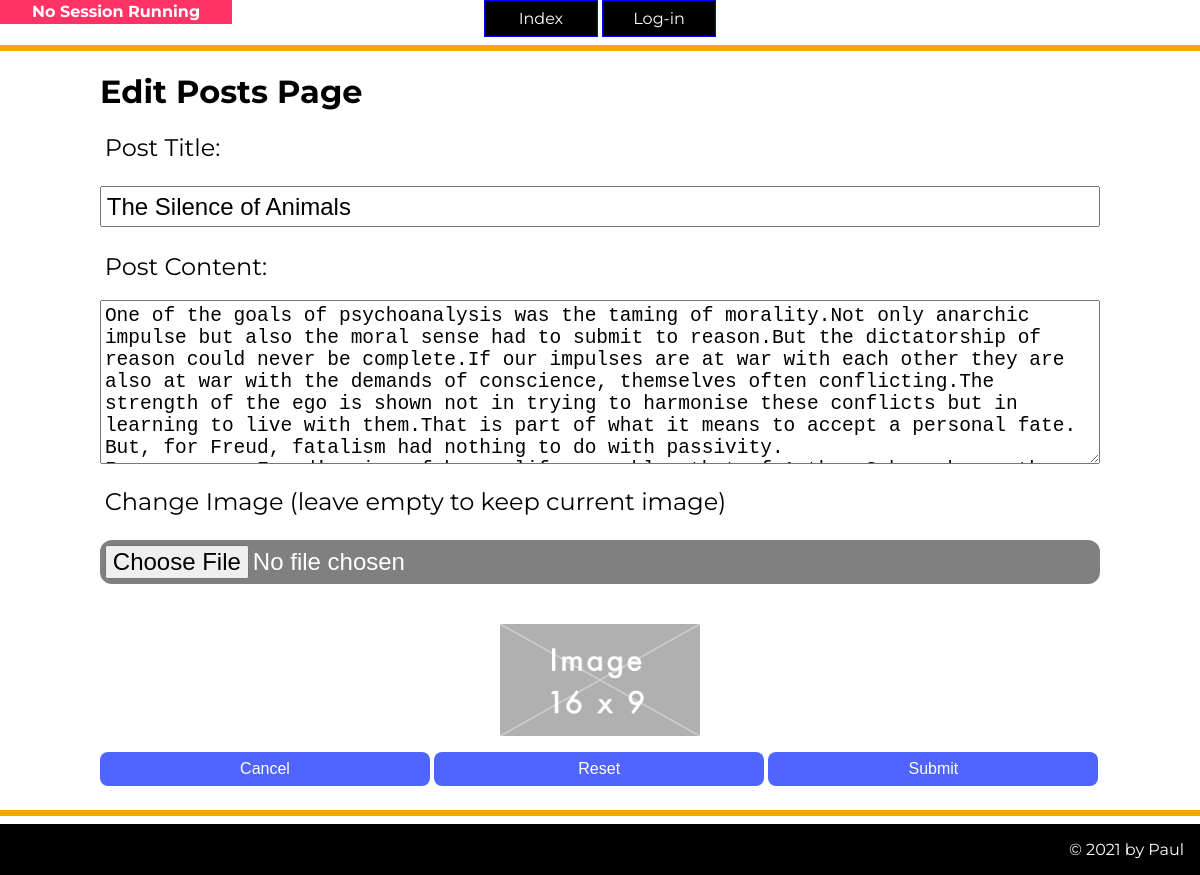
/editpost/1, run on an earlier commit of the app's database.
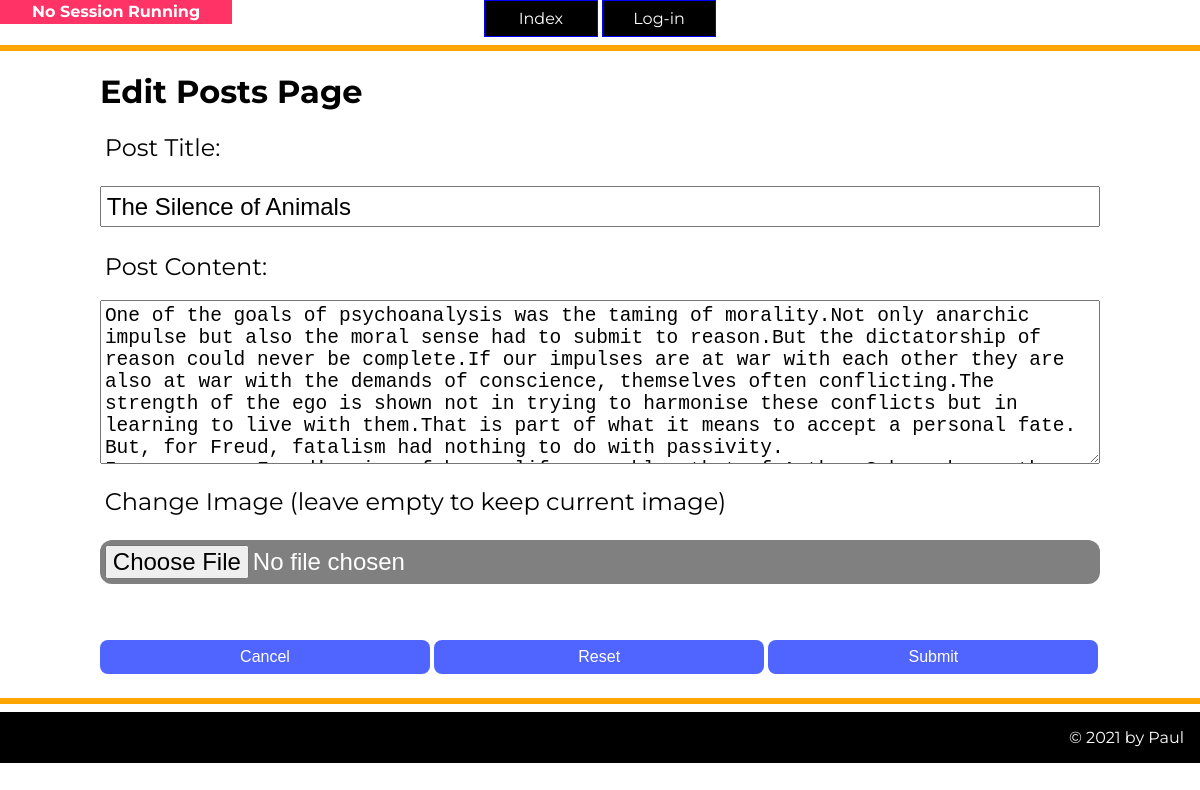
And on a later commit of the database.
### tables this page shows
CREATE TABLE post(
    id integer primary key autoincrement not null,
    title text not null,
    body text not null,
    user_id integer not null,
    created_at date not null,
    image text,
    alttext text,
    updated_at date,
    foreign key (user_id) references user(id)
);

### server.py (the view)
@app.route('/editpost/<post_id>', methods=['GET','POST'])
def editpost(post_id):
    sql = "select title, body, created_at, image from post where id= ?"
    values_tuple = tuple(post_id)
    result = run_search_query_tuples(sql, values_tuple, db_path)
    post_tuple = result[0]
    if request.method =='POST':
        title = request.form['title']
        content = request.form['content']
        f = request.files['file']
        if f.filename == "":
            sql="""
            UPDATE
            post
            SET
            title = ?, body = ?, updated_at = ?
            WHERE
            id = ?;
            """
            updated_at = pythondateNow_toSQLiteDate()
            update_tuple=(title,content,updated_at,post_id)
            run_commit_query(sql, update_tuple,db_path)
            return redirect( url_for('viewpost', post_id = post_id) )
        elif f.content_type in  ["image/jpeg", "image/png"]:
            sql="""
            UPDATE
            post
            SET
            title = ?, body = ?, updated_at = ?, image = ?, alttext =?
            WHERE
            id = ?;
            """
            f.save(os.path.join(app.config['UPLOAD_FOLDER'], f.filename))
            values_tuple = (title,content, pythondateNow_toSQLiteDate(), f.filename, "Image alt text" ,post_id)
            print(f.filename)
            run_commit_query(sql,values_tuple,db_path)
            return redirect(url_for('viewpost', post_id=post_id))
        else:
            error = "You have chosen a file but it is not a correct type of file"
            return render_template('editpost.html', post_id=post_id, title=post_tuple[0],
                                   content=post_tuple[1], postimage=post_tuple[3], error=error)
    else:
        return render_template('editpost.html',post_id=post_id, title=post_tuple[0],
                               content=post_tuple[1], postimage=post_tuple[3])

### db_functions.py (called while the page is built)
def run_search_query_tuples(sql_query,values_tuple, file_path):
    result = None
    try:
        db = sqlite3.connect(file_path)
        cursor = db.cursor()
        cursor.execute(sql_query,values_tuple)
        result = cursor.fetchall()
        cursor.close()
    except sqlite3.Error as error:
        print("Error running search query tuples: {}".format(error))
    finally:
        if db:
            db.close()
        if result:
            return result

### templates/editpost.html (shortened to what this page needs)
{% extends "layout.html" %}
{% block head %}
{{ super() }}
{% endblock %}
{% block content%}
<h1> Edit Posts Page </h1>
        <form action="/editpost/{{post_id}}" method="post" enctype="multipart/form-data">
             <div> <label for="title">Post Title:</label> </div>
             <div> <input type="text" id="title" name="title" value="{{title}}"> </div>
             <div> <label for="title">Post Content:</label> </div>
             <div>  <textarea id="content" name="content" rows="7" cols="30">{{content}}</textarea> </div>
            <div>  <label for="imageupload" class="form-label">Change Image (leave empty to keep current image)</label> </div>
            <div> <input class="btn" style="width:100%; background-color:gray;" type="file" id="imageupload" name="file"> </div>
           <div style="margin: 1em 0;"> <img class="img-responsive img-thumb" src="{{ url_for('static', filename='images/'+ postimage ) }}"  alt=""> </div>
             <div>
                    <a href="{{ url_for('viewpost', post_id=post_id) }}"><button type="button" class="btn">Cancel</button></a>
                 <input type="reset" class="btn">
                 <input type="submit" value="Submit" class="btn">
             </div>
          </form>
{% endblock %}

### templates/layout.html (shortened to what this page needs)
<!doctype html>
<html>
<head>
{% block head %}
<link rel="stylesheet" href="{{  url_for('static', filename='styles.css')  }}">
{% endblock %}
    </head>
    <body>
        <nav>
            <ul>
            <li><a href="{{ url_for('index') }}"> Index </a></li>
            {% if session %}
            <li><a href="{{ url_for('logout') }}"> Log-Out </a></li>
            {% else %}
            <li><a href="{{ url_for('login') }}"> Log-in </a></li>
            {% endif %}
</ul>
        </nav>
        <div class="developer-box" style="text-align:center;">
            {% if session %}
            <p>Session Variables</p>
            {% for key, value in session.items() %}
                <p>{{ key }} : {{ value }}</p>
            {% endfor %}
            {% else %}
            <p>No Session Running</p>
            {% endif %}
        </div>
        <hr/>
        <div class="container">
            {% block content %}
            {% endblock %}
        </div>
        <hr/>
        <footer>
            {% block footer %}
            &copy; 2021 by Paul
            {% endblock %}
        </footer>
    </body>
</html>

### static/styles.css (style rules this page uses)
body { background-color: #fff; font-family: 'Montserrat', sans-serif; font-size:100%; margin:0; }
p { font-size: 1.5em; line-height: 1.5; text-align: justify; }
.developer-box { background-color : #ff3366; position: fixed; top:0; left:0; }
.developer-box p { font-size:1em; text-align:left; border: 0px solid green; margin: 0 2em; color: white; font-weight: bold; }
.container { max-width:1000px; margin:auto; border: 0px solid pink; }
hr { border: 3px solid orange; }
footer { background-color: #000; color: #fff; padding: 1em; text-align:right; }
.btn { background-color: rgb(80,100,255); font-size: 1em; color: white; text-decoration: none; font-weight: normal; display: inline-block; padding: .5em 1em; margin-bottom: 1em; border-radius:0.5em; border: 0; cursor: pointer; box-sizing:border-box; text-align:center; }
form div { border: 0px solid green; }
input[type=text], input[type=password], input[type=file], textarea, label { width:100%; box-sizing:border-box; font-size:1.5em; padding: 0.2em; margin: 1em 0em; }
form .btn { width:33%; }
nav { background-color: rgba(255, 255, 255, 1); transition: background-color 2s; text-align: center; width:100%; }
ul { list-style: none; padding:0; margin:0; }
nav >ul li { display: inline-block; position: relative; }
nav >ul li a { display:inline-block; padding: 0.5em; border: 1px solid blue; text-decoration: none; background-color: rgb(0,0,0); color: rgb(255,255,255); width:6em; }

What changed in the data, as far as the page shows it:
changed post "The Silence of Animals": image: picture removed
